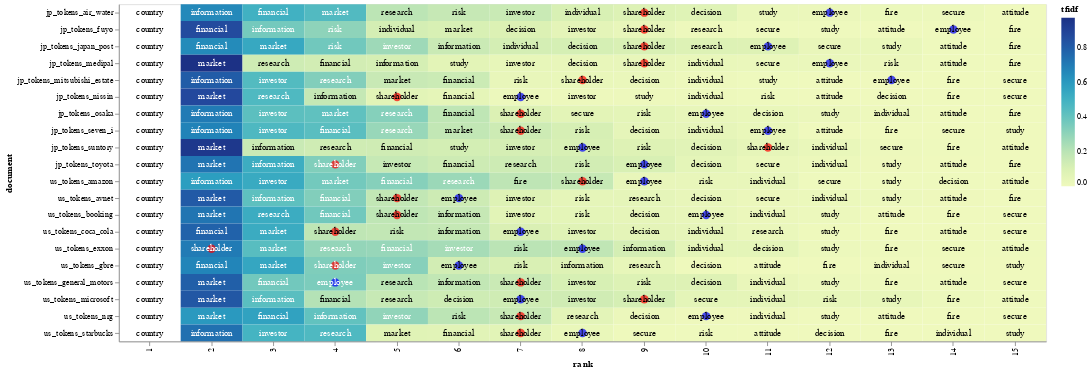

Source (notebook cell):
### Markdown cell above
## Step 6. Data Visualization

### Code cell
import altair as alt

# Melt the tfidf_df DataFrame to long format, keeping 'document' as the identifier variable
tfidf_melted = tfidf_df.melt(id_vars=['document'], var_name='term', value_name='tfidf')

# Sort the melted DataFrame by 'document', 'tfidf', and 'term' columns
tfidf_melted = tfidf_melted.sort_values(by=['document', 'tfidf', 'term'], ascending=[True, False, True])

# Create a 'rank' column indicating the rank of each term within each document
tfidf_melted['rank'] = tfidf_melted.groupby('document').cumcount() + 1

# List of terms to highlight in red
term_list1 = ['shareholder']

# List of terms to highlight in blue
term_list2 = ['employee']

# Base chart definition with 'rank' on x-axis and 'document' on y-axis
base = alt.Chart(tfidf_melted).encode(
    x='rank:O',
    y='document:N'
)

# Define heatmap using the 'tfidf' values for color encoding
heatmap = base.mark_rect().encode(
    color='tfidf:Q'
)

# Define red circles for terms in term_list1 ('shareholder')
circle_red = base.mark_circle(size=100).encode(
    color=alt.condition(
        alt.FieldOneOfPredicate(field='term', oneOf=term_list1),
        alt.value('red'),
        alt.value('#FFFFFF00')
    )
)

# Define blue circles for terms in term_list2 ('employee')
circle_blue = base.mark_circle(size=100).encode(
    color=alt.condition(
        alt.FieldOneOfPredicate(field='term', oneOf=term_list2),
        alt.value('blue'),
        alt.value('#FFFFFF00')
    )
)

# Add text labels to the heatmap, with color conditional on the 'tfidf' value
text = base.mark_text(baseline='middle').encode(
    text='term:N',
    color=alt.condition(alt.datum.tfidf >= 0.23, alt.value('white'), alt.value('black'))
)

# Combine heatmap, red circles, blue circles, and text labels into a single chart
(heatmap + circle_red + circle_blue + text).properties(width=1100)

### Figure 1 — Vega-Lite specification as saved in the notebook (floating-point values rounded to 4 significant figures; data arrays with more than 128 entries replaced by an {"elided": "..."} marker saying what was removed)
{"config": {"view": {"continuousWidth": 300, "continuousHeight": 300}}, "layer": [{"mark": {"type": "rect"}, "encoding": {"color": {"field": "tfidf", "type": "quantitative"}, "x": {"field": "rank", "type": "ordinal"}, "y": {"field": "document", "type": "nominal"}}}, {"mark": {"type": "circle", "size": 100}, "encoding": {"color": {"condition": {"test": {"field": "term", "oneOf": ["shareholder"]}, "value": "red"}, "value": "#FFFFFF00"}, "x": {"field": "rank", "type": "ordinal"}, "y": {"field": "document", "type": "nominal"}}}, {"mark": {"type": "circle", "size": 100}, "encoding": {"color": {"condition": {"test": {"field": "term", "oneOf": ["employee"]}, "value": "blue"}, "value": "#FFFFFF00"}, "x": {"field": "rank", "type": "ordinal"}, "y": {"field": "document", "type": "nominal"}}}, {"mark": {"type": "text", "baseline": "middle"}, "encoding": {"color": {"condition": {"test": "(datum.tfidf >= 0.23)", "value": "white"}, "value": "black"}, "text": {"field": "term", "type": "nominal"}, "x": {"field": "rank", "type": "ordinal"}, "y": {"field": "document", "type": "nominal"}}}], "data": {"name": "data-1a14e9fd8b9518195806630932936348"}, "width": 1100, "$schema": "https://vega.github.io/schema/vega-lite/v5.20.1.json", "datasets": {"data-1a14e9fd8b9518195806630932936348": {"elided": "300 records"}}}
